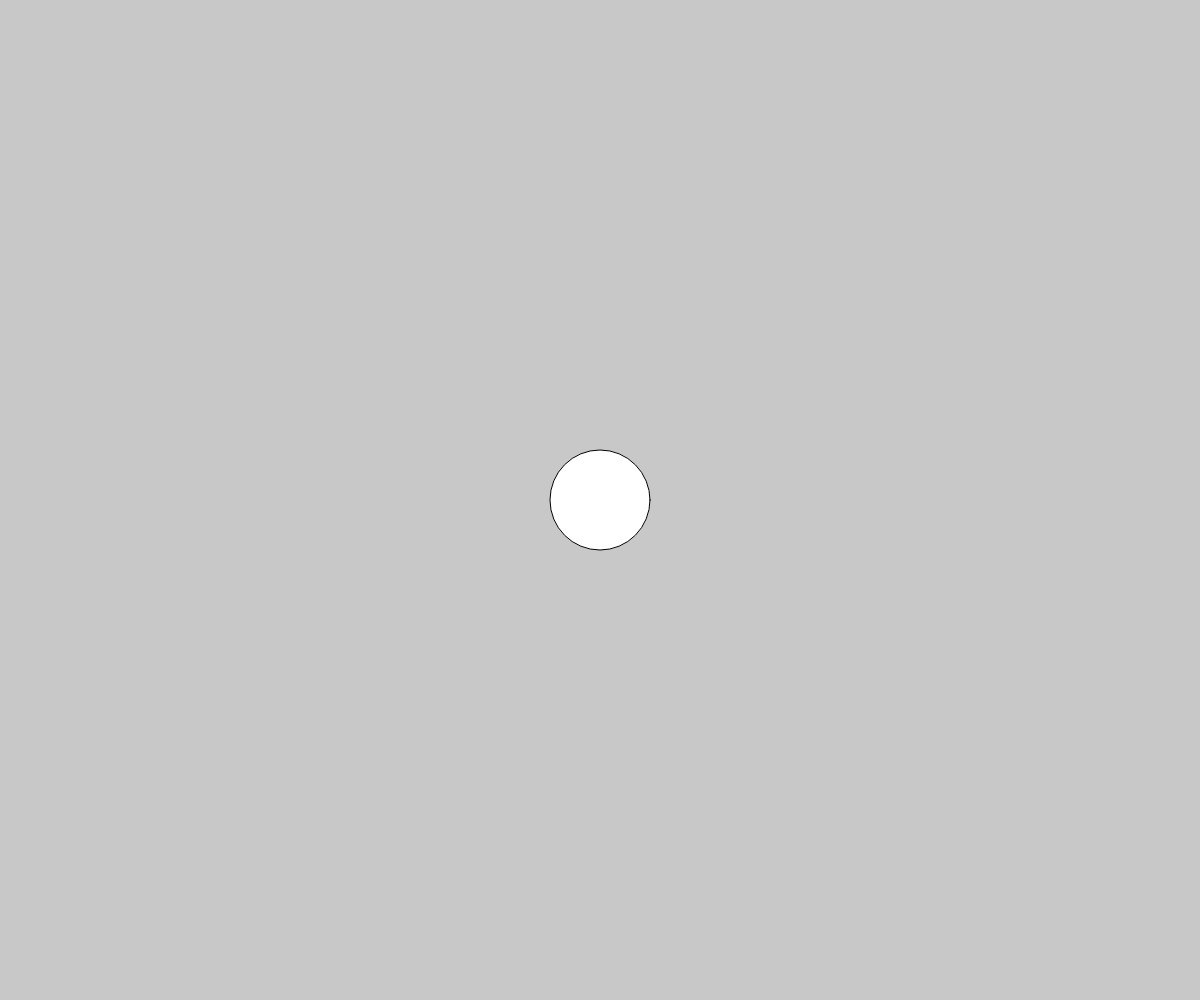
Frame 1 (no input)
Frame 60 (no input): identical to frame 1, image omitted
Frame 120 (the mouse pressed at the canvas centre since frame 60): identical to frame 1, image omitted

The p5.js sketch that drew this single still picture (run headless with seeded random() and noise() and a simulated clock; from frame 60 on, the mouse is pressed at the canvas centre):

// p5.js sketch
// ── sketch.js
function setup(){
  createCanvas(windowWidth,windowHeight);
}

function draw() {
  background(200);
  ellipse(width/2, height/2, 100, 100);
}

// dynamically adjust the canvas to the window
function windowResized() {
  resizeCanvas(windowWidth, windowHeight);
}
